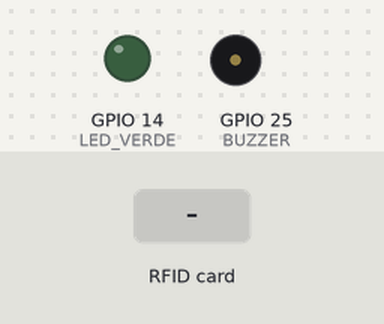
This sketch was run on a simulated ESP32. Parts: output pins drawn as LEDs (lit = HIGH), buzzer (waves = sounding). The inputs (shaded band) are chosen by the test bench. WiFi joins after 1.5 s; servers stay silent unless stated; uploads are accepted with an empty reply; what the sketch prints to the serial monitor is not drawn.

Above: at 3.0 s.
3.1 s: RFID card 5E 7A 19 C4 held to the reader
At 3.5 s:
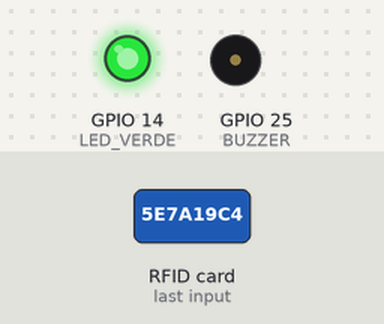
Timing chart, 0 to 6.1 s (numbered marks = the images above; inputs shaded):
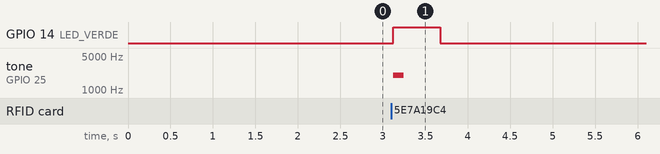

Measured:
- after the input at 3.1 s, GPIO 14 (LED_VERDE): LOW → HIGH at once, → LOW 0.55 s later; tone on GPIO 25 (BUZZER): silent → 2000 Hz at once, → silent 0.12 s later

The sketch:

Arduino-Coding.ino
```cpp
#include <SPI.h>
#include <MFRC522.h>
#include <WiFi.h>
#include <HTTPClient.h>

// ===========================
// RFID
// ===========================
#define SS_PIN    21
#define RST_PIN   22

MFRC522 rfid(SS_PIN, RST_PIN);

// ===========================
// LED + BUZZER
// ===========================
#define LED_VERDE 14
#define BUZZER    25

// ===========================
// WIFI
// ===========================
const char* ssid = "mark";
const char* password = "mark1234";

// ===========================
// API
// ===========================
String apiURL = "http://10.200.222.127:8080/api/rfid/reading";

// ===========================
// SIMULAÇÃO DE READERS
// ===========================
String readers[3] = { "READER_001", "READER_002", "READER_003" };
String tipos[3]   = { "entrada", "movimentacao", "saida" };
int readerIndex = 0;

// ===========================
// SETUP
// ===========================
void setup() {
  Serial.begin(115200);
  delay(300);

  pinMode(LED_VERDE, OUTPUT);
  pinMode(BUZZER, OUTPUT);

  digitalWrite(LED_VERDE, LOW);
  digitalWrite(BUZZER, LOW);

  // RFID
  SPI.begin(18, 19, 23);
  rfid.PCD_Init();

  // WIFI
  WiFi.begin(ssid, password);
  Serial.print("Conectando WiFi");
  while (WiFi.status() != WL_CONNECTED) {
    Serial.print(".");
    delay(500);
  }
  Serial.println("\n[OK] WiFi conectado!");
  Serial.println("IP: " + WiFi.localIP().toString());

  Serial.println("\n=== RFID ATIVO NO SDA 21 ===");
  Serial.println("Simulando READER_001 → READER_002 → READER_003");
  Serial.println("Aproxime uma TAG...\n");
}

// ===========================
// Função: Enviar leitura para API Laravel
// ===========================
void sendToAPI(String uid, String readerID, String status) {
  if (WiFi.status() != WL_CONNECTED) {
    Serial.println("[ERRO] Sem WiFi!");
    return;
  }

  HTTPClient http;
  http.setTimeout(15000);
  http.setConnectTimeout(8000);

  http.begin(apiURL);
  http.addHeader("Content-Type", "application/json");
  http.addHeader("Accept", "application/json");

  String json = "{";
  json += "\"tag_id\":\"" + uid + "\",";
  json += "\"reader_id\":\"" + readerID + "\",";
  json += "\"status\":\"" + status + "\"";
  json += "}";

  Serial.println("===============================");
  Serial.println("Enviando para API:");
  Serial.println("JSON: " + json);
  Serial.println("-------------------------------");

  int httpCode = http.POST(json);

  if (httpCode > 0) {
    Serial.print("[OK] HTTP Code: ");
    Serial.println(httpCode);

    if (httpCode == 201) {
      String response = http.getString();
      Serial.println("[SUCESSO] Leitura registrada!");
      Serial.println("Resposta: " + response);

      // Feedback positivo
      digitalWrite(LED_VERDE, HIGH);
      tone(BUZZER, 2500, 100);
      delay(500);
      noTone(BUZZER);
      tone(BUZZER, 3000, 100);
      digitalWrite(LED_VERDE, LOW);
    }

  } else {
    Serial.println("[ERRO] Código: " + String(httpCode));
    tone(BUZZER, 500, 200);
  }

  Serial.println("===============================\n");
  http.end();
}
// ===========================
// LOOP
// ===========================
void loop() {

  if (rfid.PICC_IsNewCardPresent() && rfid.PICC_ReadCardSerial()) {

    // UID sem espaços
    String uid = "";
    for (byte i = 0; i < rfid.uid.size; i++) {
      if (rfid.uid.uidByte[i] < 0x10) uid += "0";
      uid += String(rfid.uid.uidByte[i], HEX);
    }
    uid.toUpperCase();

    String readerName = readers[readerIndex];
    String status = tipos[readerIndex];

    Serial.println("\n*** TAG DETECTADA ***");
    Serial.print("Reader: ");
    Serial.println(readerName);
    Serial.print("TAG UID: ");
    Serial.println(uid);
    Serial.print("Status: ");
    Serial.println(status);

    // LED + buzzer (feedback imediato)
    digitalWrite(LED_VERDE, HIGH);
    tone(BUZZER, 2000, 120);
    delay(550);
    digitalWrite(LED_VERDE, LOW);

    // Aguarda um pouco antes de enviar
    delay(300);

    // Envia para API
    sendToAPI(uid, readerName, status);

    // Próximo leitor
    readerIndex++;
    if (readerIndex >= 3) readerIndex = 0;

    rfid.PICC_HaltA();
    rfid.PCD_StopCrypto1();

    // Aguarda antes de permitir nova leitura
    delay(2000);
  }

  delay(80);
}
```
